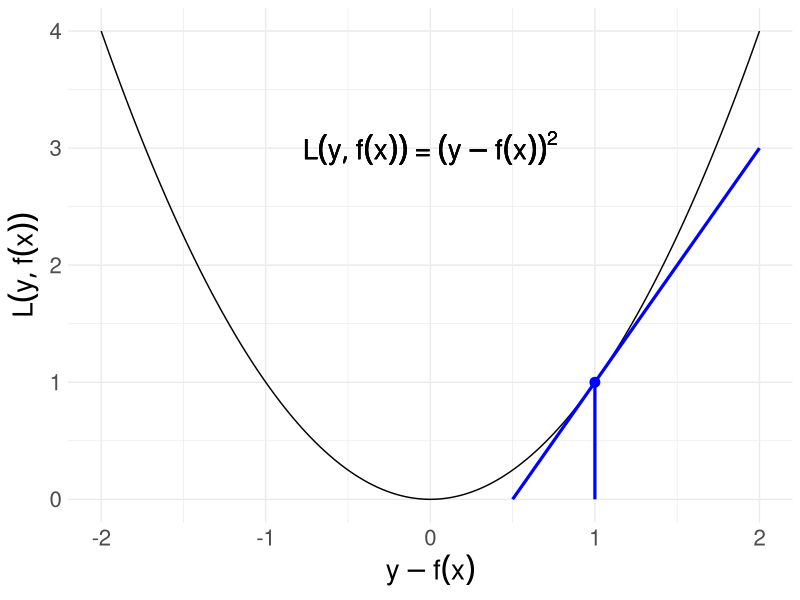

Write R code to recreate this figure. (Note: this script raises an error after producing the figure.)
# ------------------------------------------------------------------------------
# FIG: QUADRATIC LOSS WITH PSEUDO-RESIDUAL
# ------------------------------------------------------------------------------

library(ggplot2)

# DATA -------------------------------------------------------------------------

x <- seq(-2L, 2L, by = 0.01)
y <- x^2

# PLOTS ------------------------------------------------------------------------

p <- ggplot2::qplot(
  x, 
  y, 
  geom = "line",
  xlab = bquote(y - f(x)),
  ylab = bquote(L(y, f(x))))

p <- p + 
  ggplot2::geom_segment(
    mapping = aes(x = 0.5, xend = 2L, y = 0L, yend = 3L),
    size = 1.1,
    col = "blue") +
  ggplot2::geom_segment(
    mapping = aes(x = 1L, xend = 1L, y = 0L, yend = 1L),
    size = 1.1,
    col = "blue") +
  ggplot2::geom_point(
    mapping = aes(x = 1L, y = 1L),
    col = "blue",
    size = 3L) +
  ggplot2::annotate(
    "text", 
    x = 0L, 
    y = 3L, 
    label = bquote(L(y, f(x)) ~ "=" ~ (y - f(x))^2), 
    size = 7L)

p <- p + theme_minimal()
p <- p + theme(text = element_text(size = 20L))

ggplot2::ggsave(
  "../figure/plot_quad_pseudores.png", 
  p, 
  height = 4L, 
  width = 10L)
